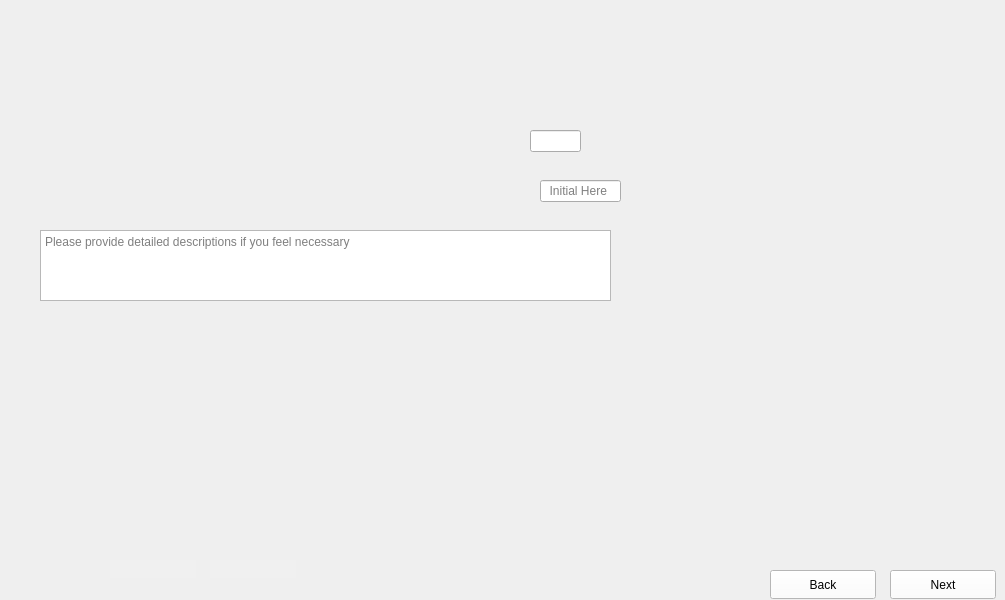
      <widget class="QWidget" name="Dice_Framing_Trench_Pattern_1">
       <property name="maximumSize">
        <size>
         <width>1024</width>
         <height>600</height>
        </size>
       </property>
       <property name="styleSheet">
        <string notr="true">border-image: url(:/images/images/Dice_Framing_Trench_Pattern_1.png);</string>
       </property>
       <widget class="QLineEdit" name="Dice_Framing_Trench_Pattern_1_Data1">
        <property name="geometry">
         <rect>
          <x>530</x>
          <y>130</y>
          <width>51</width>
          <height>22</height>
         </rect>
        </property>
        <property name="styleSheet">
         <string notr="true">border-image:None;</string>
        </property>
       </widget>
       <widget class="QLineEdit" name="Dice_Framing_Trench_Pattern_1_Data0">
        <property name="geometry">
         <rect>
          <x>540</x>
          <y>180</y>
          <width>81</width>
          <height>22</height>
         </rect>
        </property>
        <property name="styleSheet">
         <string notr="true">border-image:None;</string>
        </property>
        <property name="placeholderText">
         <string>  Initial Here</string>
        </property>
       </widget>
       <widget class="QTextEdit" name="Dice_Framing_Trench_Pattern_1_Comments">
        <property name="geometry">
         <rect>
          <x>40</x>
          <y>230</y>
          <width>571</width>
          <height>71</height>
         </rect>
        </property>
        <property name="styleSheet">
         <string notr="true">border-image:None;</string>
        </property>
        <property name="placeholderText">
         <string>Please provide detailed descriptions if you feel necessary </string>
        </property>
       </widget>
       <widget class="QLineEdit" name="Dice_Framing_Trench_Pattern_1_Initials">
        <property name="geometry">
         <rect>
          <x>210</x>
          <y>560</y>
          <width>86</width>
          <height>18</height>
         </rect>
        </property>
        <property name="styleSheet">
         <string notr="true">QLineEdit{
background-color: rgb(240, 240, 240);
border: none;
border-image:None;
}</string>
        </property>
       </widget>
       <widget class="QLineEdit" name="Dice_Framing_Trench_Pattern_1_Dates">
        <property name="geometry">
         <rect>
          <x>110</x>
          <y>560</y>
          <width>86</width>
          <height>18</height>
         </rect>
        </property>
        <property name="styleSheet">
         <string notr="true">QLineEdit{
background-color: rgb(240, 240, 240);
border: none;
border-image:None;
}</string>
        </property>
       </widget>
       <widget class="QPushButton" name="Dice_Framing_Trench_Pattern_1_Next">
        <property name="geometry">
         <rect>
          <x>890</x>
          <y>570</y>
          <width>106</width>
          <height>29</height>
         </rect>
        </property>
        <property name="styleSheet">
         <string notr="true">QPushButton{
background-color: rgb(255, 255, 255);
height: 35px;
border-image:None;
}
QPushButton::hover{
background-color: rgb(0, 0, 255);
}
QPushButton:pressed{
padding-top:7px;
padding-top:7px;
}</string>
        </property>
        <property name="text">
         <string>Next</string>
        </property>
       </widget>
       <widget class="QPushButton" name="Dice_Framing_Trench_Pattern_1_Back">
        <property name="geometry">
         <rect>
          <x>770</x>
          <y>570</y>
          <width>106</width>
          <height>29</height>
         </rect>
        </property>
        <property name="styleSheet">
         <string notr="true">QPushButton{
background-color: rgb(255, 255, 255);
height: 35px;
border-image:None;
}
QPushButton::hover{
background-color: rgb(0, 0, 255);
}
QPushButton:pressed{
padding-top:7px;
padding-top:7px;
}</string>
        </property>
        <property name="text">
         <string>Back</string>
        </property>
       </widget>
      </widget>
